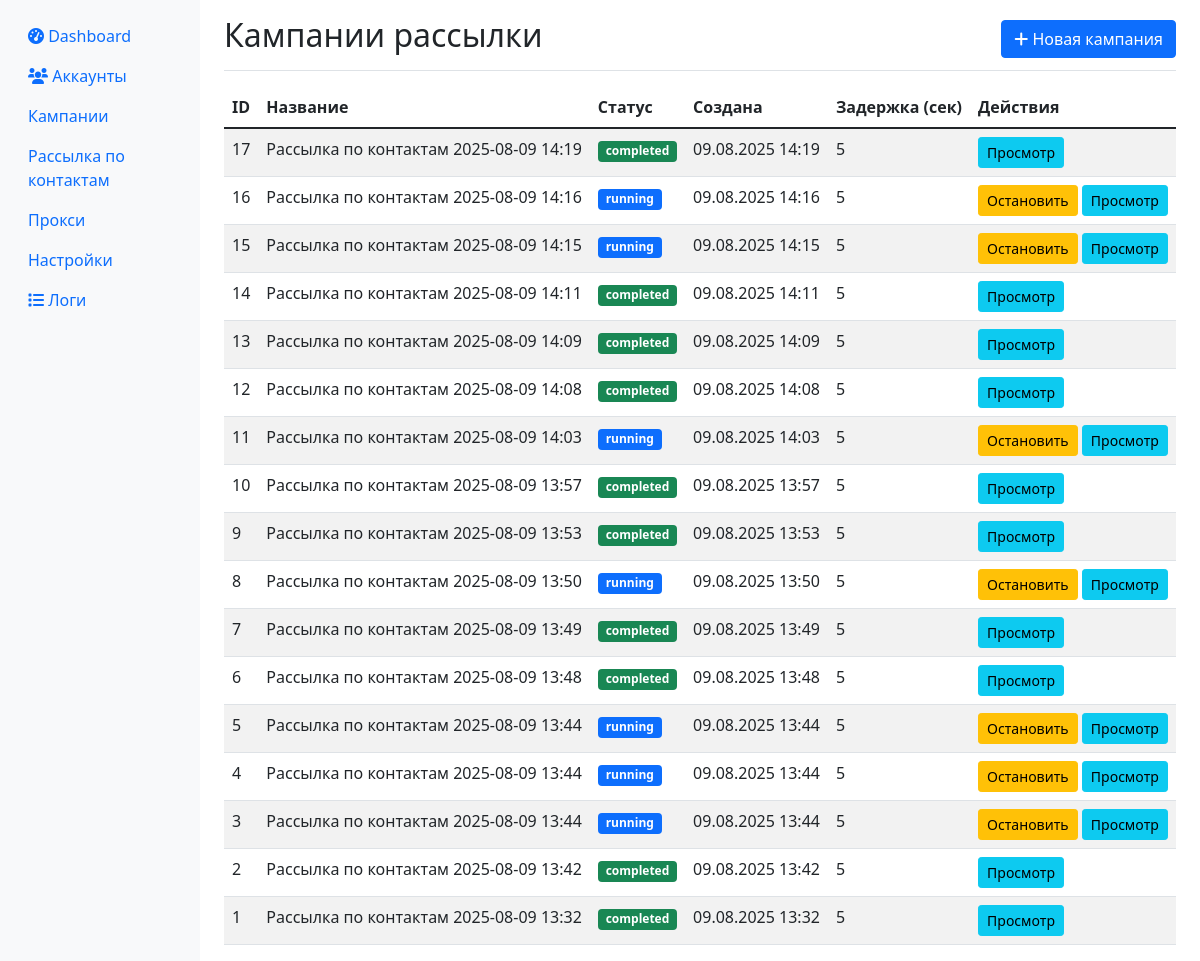
The page /campaigns on the database as committed earlier.
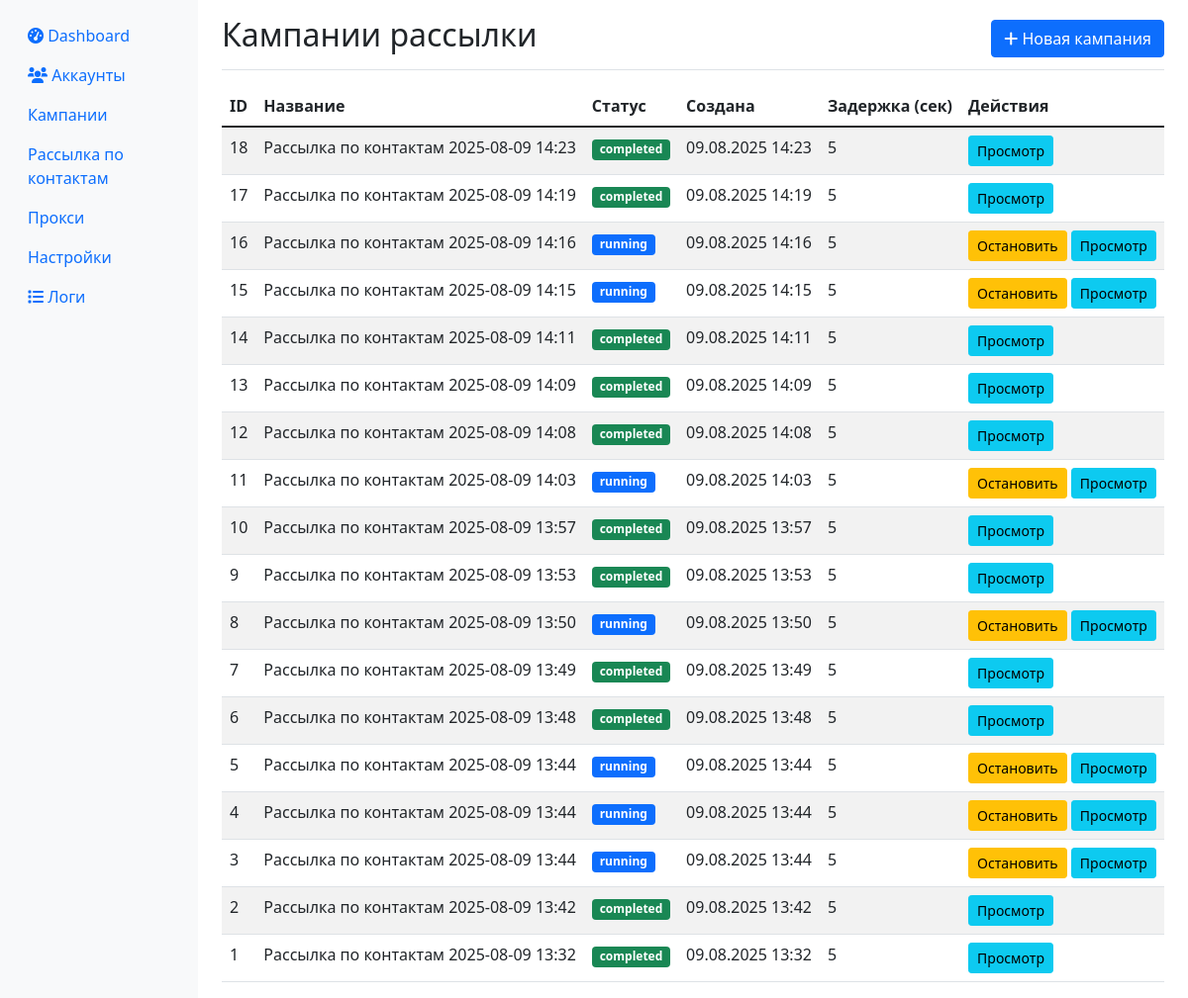
The same page on the database as committed later.
### app/database.py (models this page shows)
class Campaign(Base):
    __tablename__ = "campaigns"
    id = Column(Integer, primary_key=True, index=True)
    name = Column(String)
    channel_message = Column(Text, nullable=True)
    group_message = Column(Text, nullable=True)
    private_message = Column(Text, nullable=True)
    channels_list = Column(Text, nullable=True)
    groups_list = Column(Text, nullable=True)
    private_list = Column(Text, nullable=True)
    delay_seconds = Column(Integer, default=3)
    attachment_path = Column(String, nullable=True)
    status = Column(String, default="created")  # created, running, paused, completed, scheduled, cancelled
    created_at = Column(DateTime, default=datetime.utcnow)
    scheduled_start = Column(DateTime, nullable=True)  # время запланированного старта
    account_id = Column(Integer, nullable=True)  # для привязки к конкретному аккаунту

### app/web.py (the view)
@app.get("/campaigns", response_class=HTMLResponse)
async def campaigns_page(request: Request, db: Session = Depends(get_db)):
    campaigns = db.query(Campaign).order_by(Campaign.created_at.desc()).all()
    return templates.TemplateResponse("campaigns.html", {
        "request": request,
        "campaigns": campaigns
    })

### templates/campaigns.html (shortened to what this page needs)
{% extends "base.html" %}
{% block content %}
<div class="d-flex justify-content-between flex-wrap flex-md-nowrap align-items-center pt-3 pb-2 mb-3 border-bottom">
    <h1 class="h2">Кампании рассылки</h1>
    <a href="/campaigns/new" class="btn btn-primary">
        <i class="fas fa-plus"></i> Новая кампания
    </a>
</div>
<div class="table-responsive">
    <table class="table table-striped">
        <thead>
            <tr>
                <th>ID</th>
                <th>Название</th>
                <th>Статус</th>
                <th>Создана</th>
                <th>Задержка (сек)</th>
                <th>Действия</th>
            </tr>
        </thead>
        <tbody>
            {% for campaign in campaigns %}
            <tr>
                <td>{{ campaign.id }}</td>
                <td>{{ campaign.name }}</td>
                <td>
                    <span class="badge bg-{% if campaign.status == 'running' %}primary{% elif campaign.status == 'completed' %}success{% elif campaign.status == 'paused' %}warning{% else %}secondary{% endif %}">
                        {{ campaign.status }}
                    </span>
                </td>
                <td>{{ campaign.created_at.strftime('%d.%m.%Y %H:%M') }}</td>
                <td>{{ campaign.delay_seconds }}</td>
                <td>
                    {% if campaign.status == 'draft' or campaign.status == 'paused' %}
                    <button class="btn btn-sm btn-success" onclick="startCampaign({{ campaign.id }})">
                        Запустить
                    </button>
                    {% elif campaign.status == 'running' %}
                    <button class="btn btn-sm btn-warning" onclick="stopCampaign({{ campaign.id }})">
                        Остановить
                    </button>
                    {% endif %}
                    <button class="btn btn-sm btn-info" onclick="viewCampaign({{ campaign.id }})">
                        Просмотр
                    </button>
                </td>
            </tr>
            {% endfor %}
        </tbody>
    </table>
</div>
{% endblock %}

Rows that differ between the two databases and show on the page:
added Campaign: id "18", name "Рассылка по контактам 2025-08-09 14:23", status "completed", created_at "09.08.2025 14:23", delay_seconds "5"
